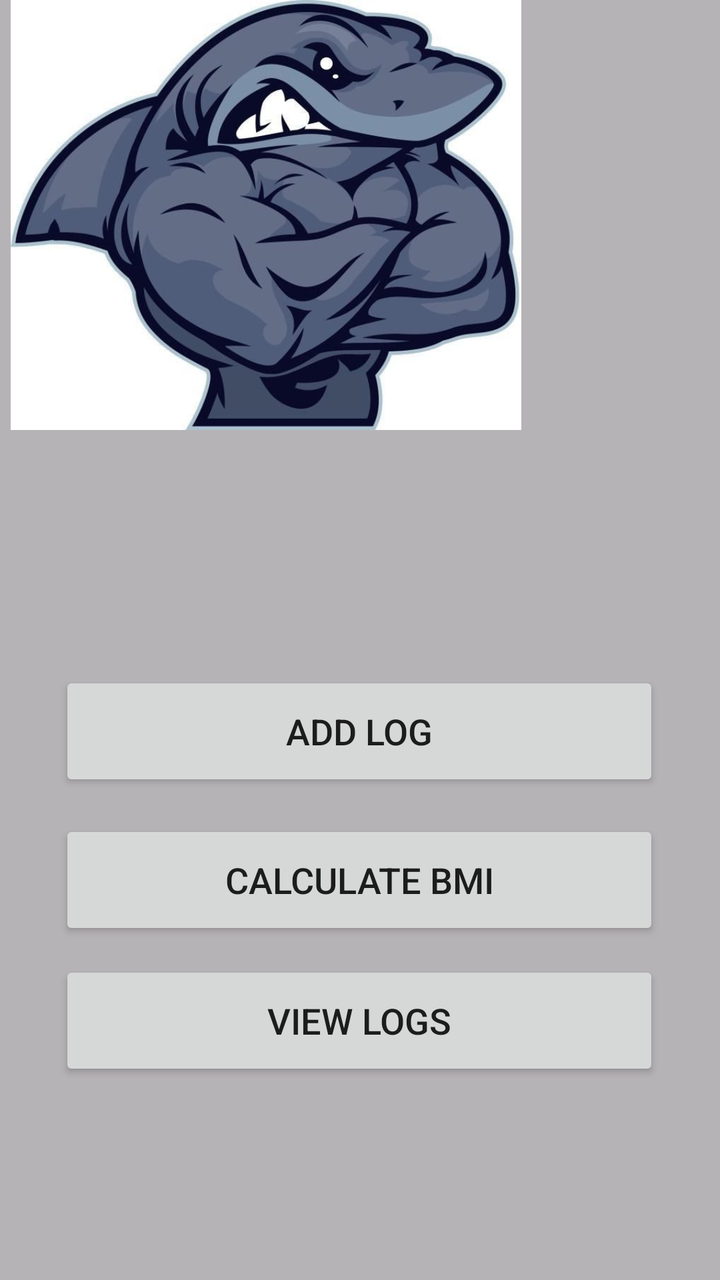
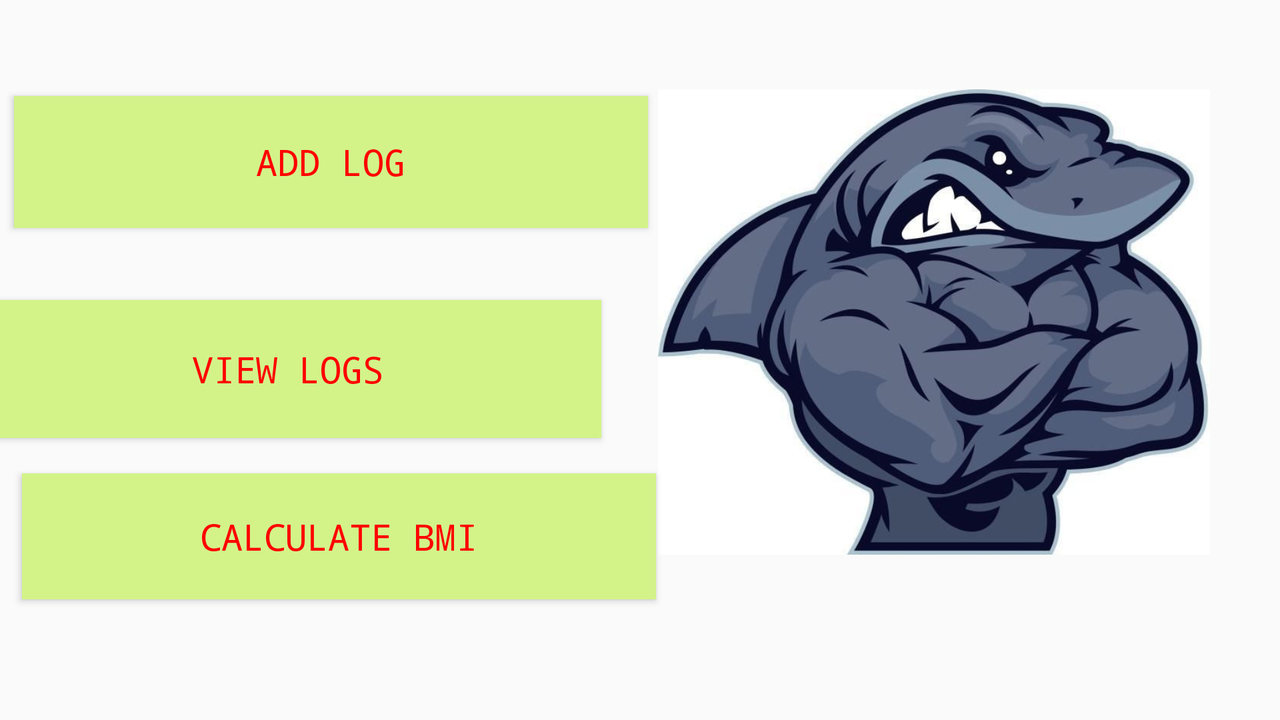

Compare how this app lays out the same screen by default and in its alternative resource folder. The renders come first, then the two layout files and the values they reference.
<!-- AndroidManifest.xml: application theme Theme.AppCompat.Light -->
<!-- res/layout/fragment_home.xml -->
<?xml version="1.0" encoding="utf-8"?>
<layout xmlns:tools="http://schemas.android.com/tools"
    xmlns:android="http://schemas.android.com/apk/res/android"
    xmlns:app="http://schemas.android.com/apk/res-auto">

    <androidx.constraintlayout.widget.ConstraintLayout
        android:layout_width="match_parent"
        android:layout_height="match_parent"
        android:background="#8579747A">

        <Button
            android:id="@+id/btnViewLogs"
            android:layout_width="300sp"
            android:layout_height="60sp"

            android:shadowColor="#100C0C"
            android:text="View Logs"
            android:textAlignment="center"
            android:textSize="18sp"
            app:layout_constraintBottom_toBottomOf="parent"
            app:layout_constraintEnd_toEndOf="parent"
            app:layout_constraintHorizontal_bias="0.495"
            app:layout_constraintStart_toStartOf="parent"
            app:layout_constraintTop_toTopOf="parent"
            app:layout_constraintVertical_bias="0.828" />

        <Button
            android:id="@+id/btnCalculateBMI"
            android:layout_width="300sp"
            android:layout_height="60sp"

            android:text="Calculate BMI"
            android:textAlignment="center"
            android:textSize="18sp"
            app:layout_constraintBottom_toBottomOf="parent"
            app:layout_constraintEnd_toEndOf="parent"
            app:layout_constraintHorizontal_bias="0.495"
            app:layout_constraintStart_toStartOf="parent"
            app:layout_constraintTop_toTopOf="parent"
            app:layout_constraintVertical_bias="0.707" />

        <Button
            android:id="@+id/btnAddLog"
            android:layout_width="300sp"
            android:layout_height="60sp"

            android:text="Add log"
            android:textAlignment="center"
            android:textSize="18sp"
            app:layout_constraintBottom_toBottomOf="parent"
            app:layout_constraintEnd_toEndOf="parent"
            app:layout_constraintHorizontal_bias="0.495"
            app:layout_constraintStart_toStartOf="parent"
            app:layout_constraintTop_toTopOf="parent"
            app:layout_constraintVertical_bias="0.579" />

        <ImageView
            android:id="@+id/imageView4"
            android:layout_width="266dp"
            android:layout_height="215dp"
            tools:layout_editor_absoluteX="74dp"
            tools:layout_editor_absoluteY="61dp"
            tools:src="@drawable/logo" />

    </androidx.constraintlayout.widget.ConstraintLayout>
</layout>
<!-- resources referenced by this layout -->
<resources>
  <!-- drawable logo: jpg bitmap (drawable-v24, 41353 bytes) -->
</resources>
<!-- res/layout-land/fragment_home.xml (the repository's variant of the layout above) -->
<!-- drawn on the phone turned sideways -->
<?xml version="1.0" encoding="utf-8"?>
<layout xmlns:tools="http://schemas.android.com/tools"
    xmlns:android="http://schemas.android.com/apk/res/android"
    xmlns:app="http://schemas.android.com/apk/res-auto">

    <androidx.constraintlayout.widget.ConstraintLayout
        android:layout_width="match_parent"
        android:layout_height="match_parent">

        <Button
            android:id="@+id/btnViewLogs"
            android:layout_width="313dp"
            android:layout_height="69dp"

            android:layout_marginStart="35dp"
            android:layout_marginTop="36dp"
            android:layout_marginEnd="40dp"
            android:background="#D3F389"
            android:fontFamily="monospace"
            android:gravity="center"
            android:shadowColor="#100C0C"
            android:text="View Logs"
            android:textAlignment="center"
            android:textColor="#FF0000"
            android:textSize="18sp"
            app:layout_constraintEnd_toStartOf="@+id/imageView4"
            app:layout_constraintHorizontal_bias="0.812"
            app:layout_constraintStart_toStartOf="parent"
            app:layout_constraintTop_toBottomOf="@+id/btnAddLog"
            tools:ignore="TextContrastCheck" />

        <Button
            android:id="@+id/btnCalculateBMI"
            android:layout_width="317dp"
            android:layout_height="63dp"

            android:layout_marginStart="35dp"
            android:layout_marginTop="43dp"
            android:layout_marginEnd="25dp"
            android:layout_marginBottom="86dp"
            android:background="#D3F389"
            android:fontFamily="monospace"
            android:gravity="center"
            android:text="Calculate BMI"
            android:textAlignment="center"
            android:textColor="#FF0000"
            android:textSize="18sp"
            app:layout_constraintBottom_toBottomOf="parent"
            app:layout_constraintEnd_toStartOf="@+id/imageView4"
            app:layout_constraintStart_toStartOf="parent"
            app:layout_constraintTop_toBottomOf="@+id/btnViewLogs"
            tools:ignore="TextContrastCheck" />

        <Button
            android:id="@+id/btnAddLog"
            android:layout_width="317dp"
            android:layout_height="66dp"

            android:layout_marginStart="31dp"
            android:layout_marginTop="48dp"
            android:layout_marginEnd="29dp"
            android:background="#D3F389"
            android:fontFamily="monospace"
            android:gravity="center"
            android:text="Add log"
            android:textAlignment="center"
            android:textColor="#FF0000"
            android:textSize="18sp"
            app:layout_constraintEnd_toStartOf="@+id/imageView4"
            app:layout_constraintStart_toStartOf="parent"
            app:layout_constraintTop_toTopOf="parent"
            tools:ignore="TextContrastCheck,TextContrastCheck" />

        <ImageView
            android:id="@+id/imageView4"
            android:layout_width="276dp"
            android:layout_height="266dp"
            android:layout_marginTop="41dp"
            android:layout_marginEnd="35dp"
            android:layout_marginBottom="79dp"
            app:layout_constraintBottom_toBottomOf="parent"
            app:layout_constraintEnd_toEndOf="parent"
            app:layout_constraintTop_toTopOf="parent"
            app:srcCompat="@drawable/logo"
            tools:srcCompat="@drawable/logo" />

    </androidx.constraintlayout.widget.ConstraintLayout>
</layout>
